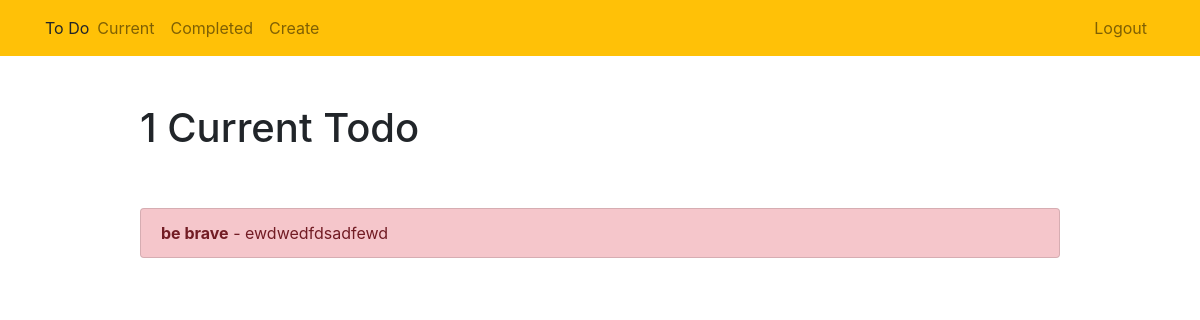
The page /currant/ (signed in) on the database as committed earlier.
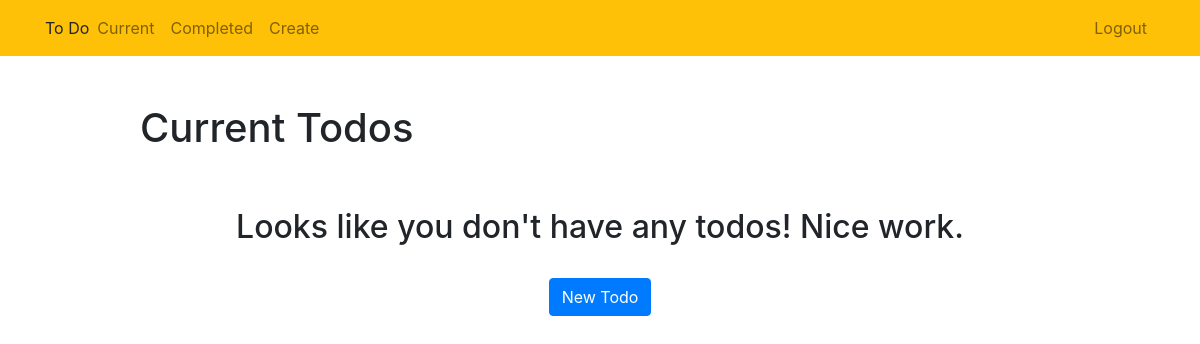
The same page on the database as committed later.
### todo/models.py (models this page shows, shortened)
class Todo(models.Model):
    title = models.CharField(max_length=100)
    memo = models.TextField(blank=True)
    created = models.DateTimeField(auto_now_add=True)
    datecomplited = models.DateTimeField(null=True, blank=True)
    important = models.BooleanField(default=False)
    user = models.ForeignKey(User, on_delete=models.CASCADE)

### todo/views.py (the view)
# urls.py: path('currant/', views.currenttodos, name='currenttodos'),
@login_required
def currenttodos(request):
    todos = Todo.objects.filter(user=request.user, datecomplited__isnull=True)
    return render(request, 'todo/currenttodos.html', {'todos': todos})

### todo/templates/todo/currenttodos.html (shortened to what this page needs)
<!DOCTYPE html>
<html lang="en">
<head>
</head>
<body>
    {% extends "todo/base.html" %}
    {% block content %}
    <div class="row justify-content-center mt-5">
        <div class="col-md-10">
            {% if todos %}
                 <h1>{{ todos.count }} Current Todo{{ todos.count|pluralize }}</h1>
            {% else %}
                <h1>Current Todos</h1>
            {% endif %}
        </div>
    </div>
    <div class="row justify-content-center mt-5">
        <div class="col-md-10">
            {% if todos %}
            <div class="list-group">
                {% for todo in todos %}
                    <a href="{% url 'viewtodo' todo.id %}" class="list-group-item list-group-item-action{% if todo.important %} list-group-item-danger{% endif %}"><b>{{ todo.title }}</b>{% if todo.memo %} - {{ todo.memo|truncatechars:30 }}{% endif %}</a>
                {% endfor %}
            </div>
            {% else %}
            <div class="text-center">
                <h2>Looks like you don't have any todos! Nice work.</h2>
            <br>
            <a role="button" class="btn btn-primary" href="{% url 'createtodo' %}">New Todo</a>
            </div>
            {% endif %}
        </div>
    </div>
    {% endblock %}

### todo/templates/todo/base.html (shortened to what this page needs)
<!DOCTYPE html>
<html lang="en">
<head>
    <link rel="stylesheet" href="https://stackpath.bootstrapcdn.com/bootstrap/4.4.1/css/bootstrap.min.css">
</head>
<body>
   <nav class="navbar navbar-expand-md navbar-light bg-warning">
        <div class="container">
                <span>To Do</span>
            <div class="collapse navbar-collapse" id="navbarNav">
                {% if user.is_authenticated %}
                <ul class="navbar-nav mr-auto">
                    <li class="nav-item {{ current }}">
                        <a class="nav-link" href="{% url 'currenttodos' %}">Current</a>
                    </li>
                    <li class="nav-item {{ completed }}">
                        <a class="nav-link" href="{% url 'completedtodos' %}">Completed</a>
                    </li>
                    <li class="nav-item {{ create }}">
                        <a class="nav-link" href="{% url 'createtodo' %}">Create</a>
                    </li>
                </ul>
                {% endif %}
                <ul class="navbar-nav ml-auto">
                    {% if user.is_authenticated %}
                    <li class="nav-item">
                        <a href="#" onclick="$('#signOutBtn').click()" class="nav-link">Logout</a>
                    </li>
                    {% endif %}
                </ul>
            </div>
        </div>
    </nav>
    <div class="container">
        {% block content %}{% endblock %}
    </div>
</body>
</html>

Rows that differ between the two databases and show on the page:
no longer on this page (row edited): Todo: title "be brave", memo "ewdwedfdsadfewd"
Other text that changed with them:
{{ todos.count }}: "1" → (not shown)
text no longer shown: "Current Todo"
text now shown: "Current Todos Looks like you don't have any todos! Nice work. New Todo"
